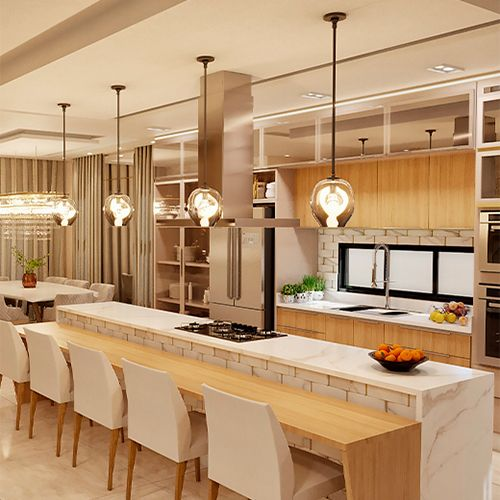
#> input picture cozinha.jpg, 500 x 500 px
$ python alg3.py
#> lines starting #> are read from the running program, lines starting #| are printed output that depends on the picture; after the words box and inside, x2 and y2 are one past the last pixel; in counts of white or black regions, pixels touching at a corner belong together
import cv2
import numpy as np

# Carregar a imagem em escala de cinza
imagem = cv2.imread('cozinha.jpg', cv2.IMREAD_GRAYSCALE)
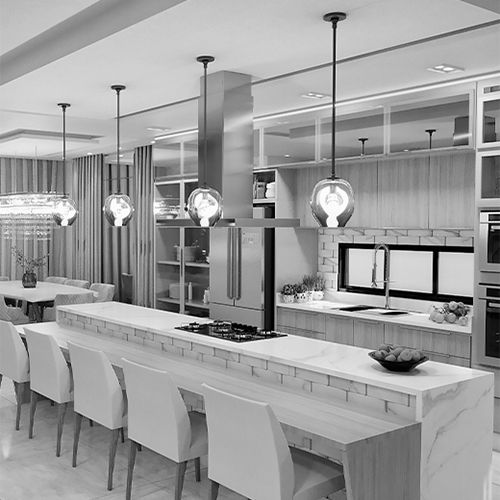
#> imagem: shape (500, 500); min 0, max 255, mean 156.2

harris = cv2.cornerHarris(imagem, blockSize=16, ksize=25, k=0.01)
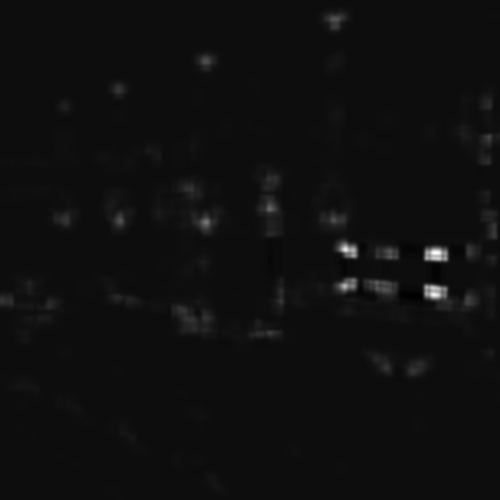
#> harris: shape (500, 500) float32; min -2.88e+21, max 5.11e+22, mean 4.42e+20; drawn with min black and max white

harris = cv2.dilate(harris, None)

imagem[harris > 0.01 * harris.max()] = [255]
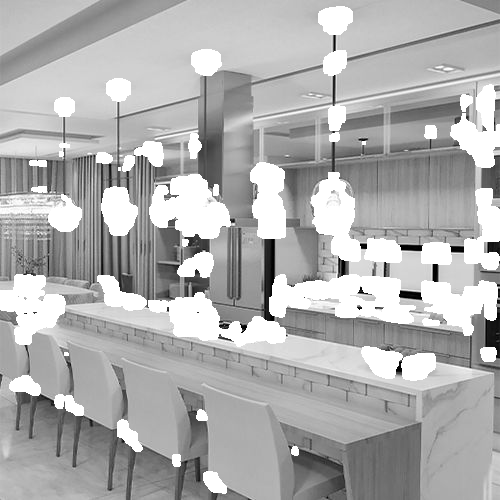
#> imagem: shape (500, 500); 15.74% of pixels changed, all inside (x1, y1, x2, y2) = (0, 6, 500, 494)

cv2.imshow("Harris Corner", imagem)
cv2.waitKey(0)
cv2.destroyAllWindows()

$ run again, with quarto.jpg copied over cozinha.jpg
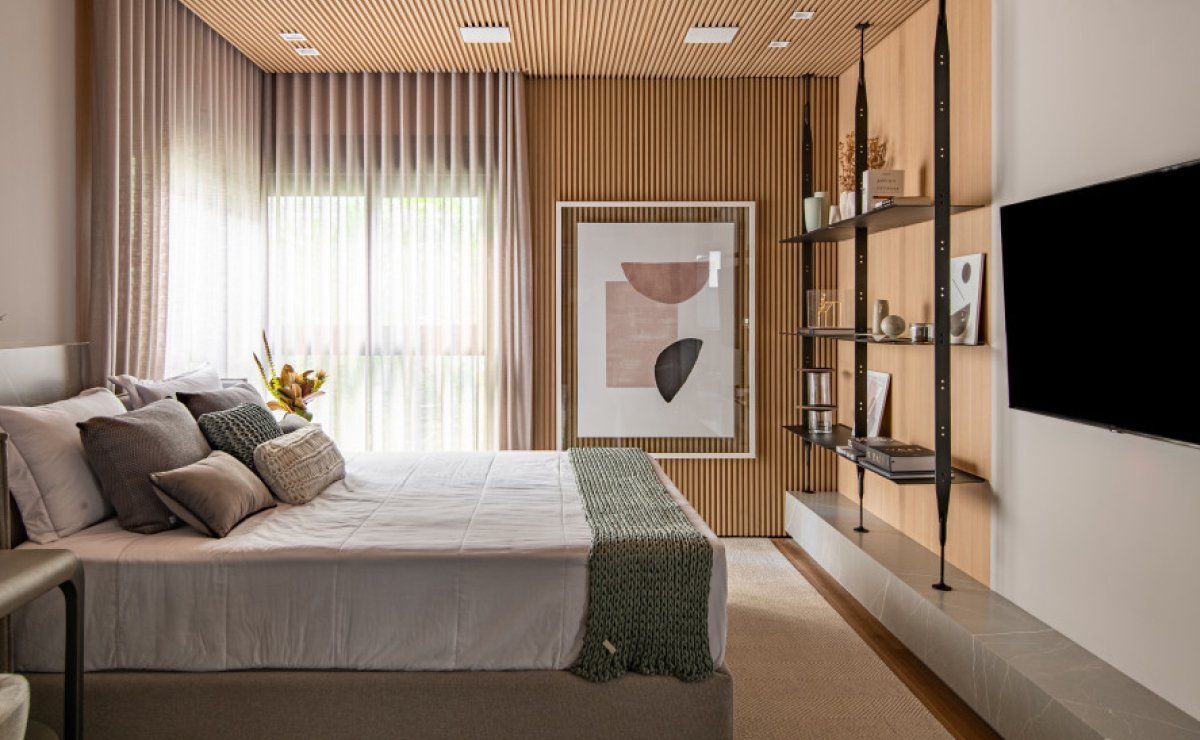
#> input picture quarto.jpg, 1200 x 740 px
#> `harris = cv2.cornerHarris(imagem, blockSize=16, ksize=25, k=0.01)`:
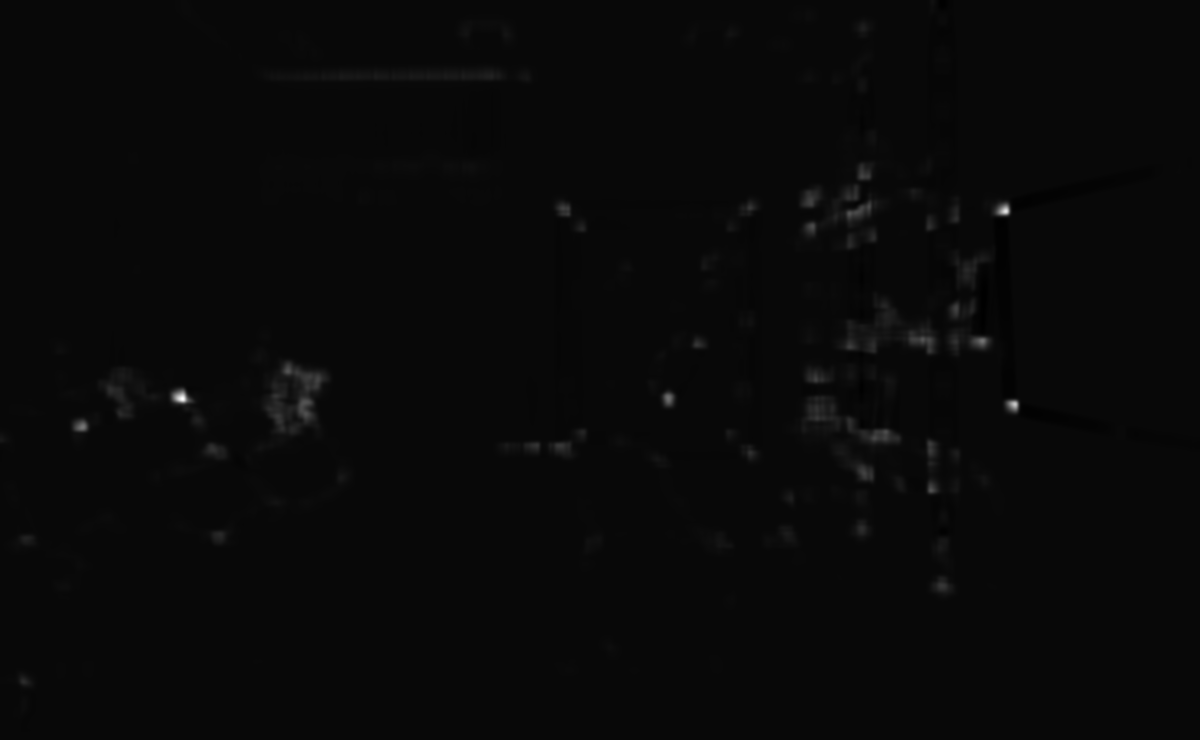
#> harris: shape (740, 1200) float32; min -7.87e+20, max 2.27e+22, mean 7.14e+19; drawn with min black and max white
#> `imagem[harris > 0.01 * harris.max()] = [255]`:
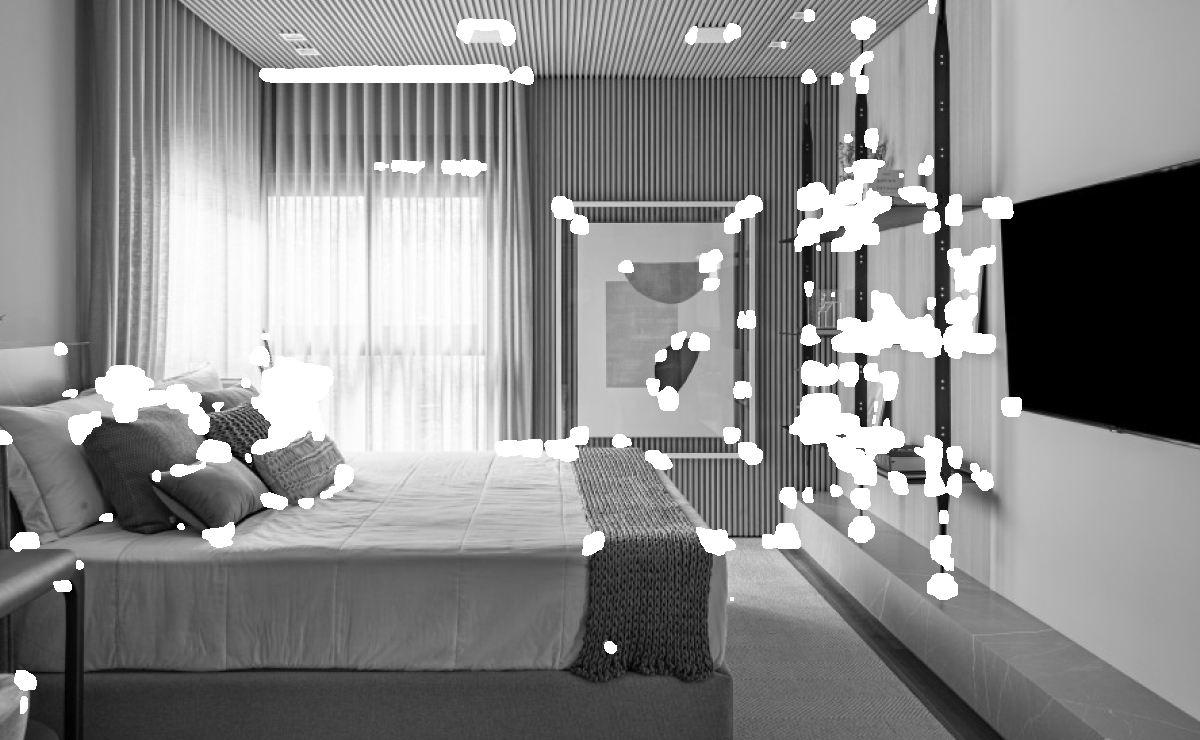
#> imagem: shape (740, 1200); min 0, max 255, mean 137.6

$ run again, with sala2.jpg copied over cozinha.jpg
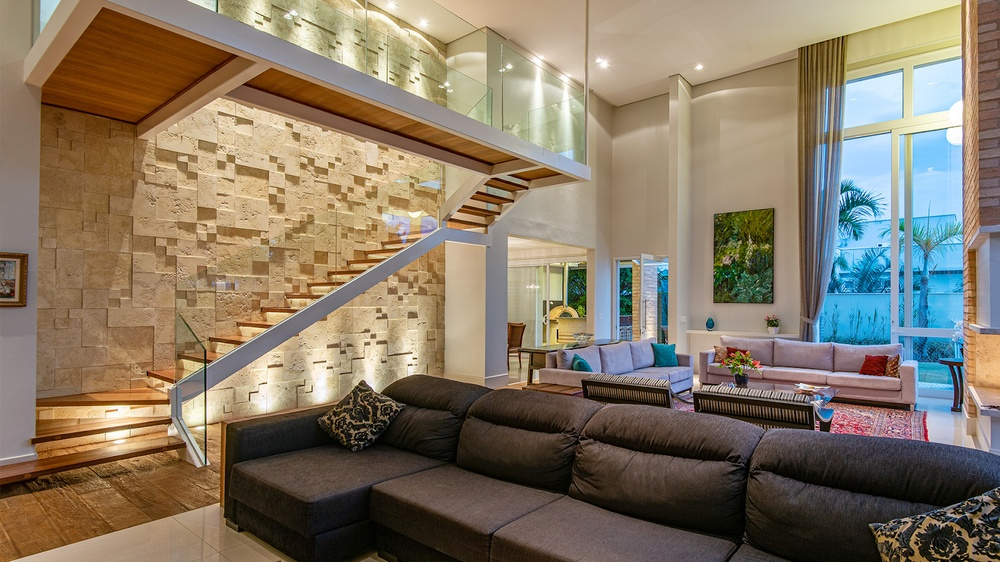
#> input picture sala2.jpg, 1000 x 562 px, shrunk from 1600 x 900 before the run
#> `harris = cv2.cornerHarris(imagem, blockSize=16, ksize=25, k=0.01)`:
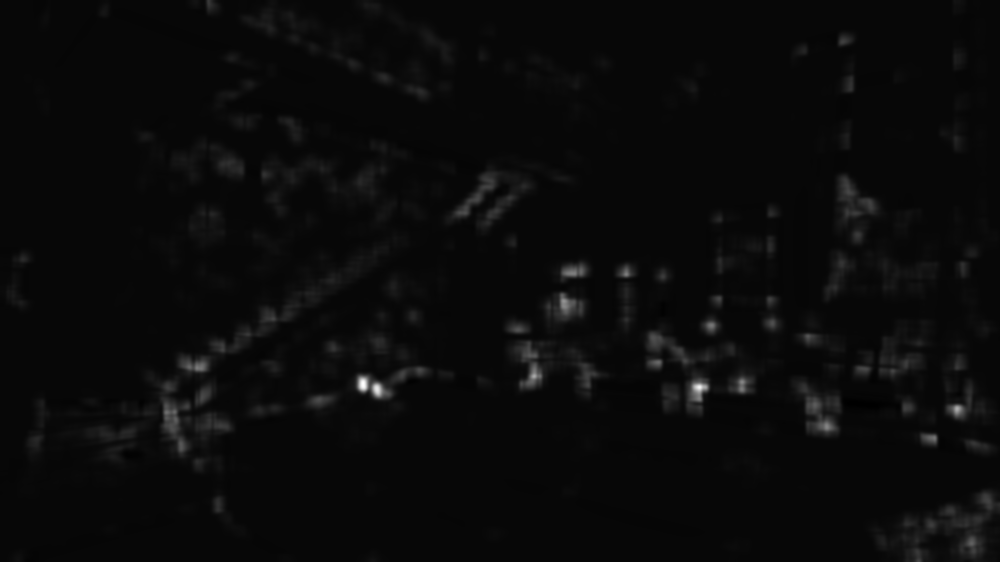
#> harris: shape (562, 1000) float32; min -2.43e+20, max 8.25e+21, mean 1.14e+20; drawn with min black and max white
#> `imagem[harris > 0.01 * harris.max()] = [255]`:
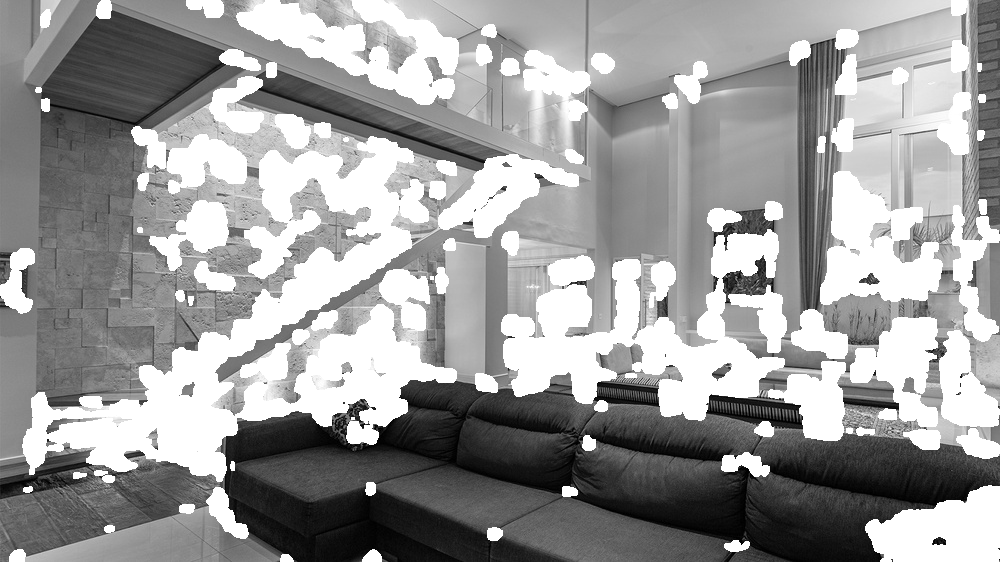
#> imagem: shape (562, 1000); min 0, max 255, mean 155
